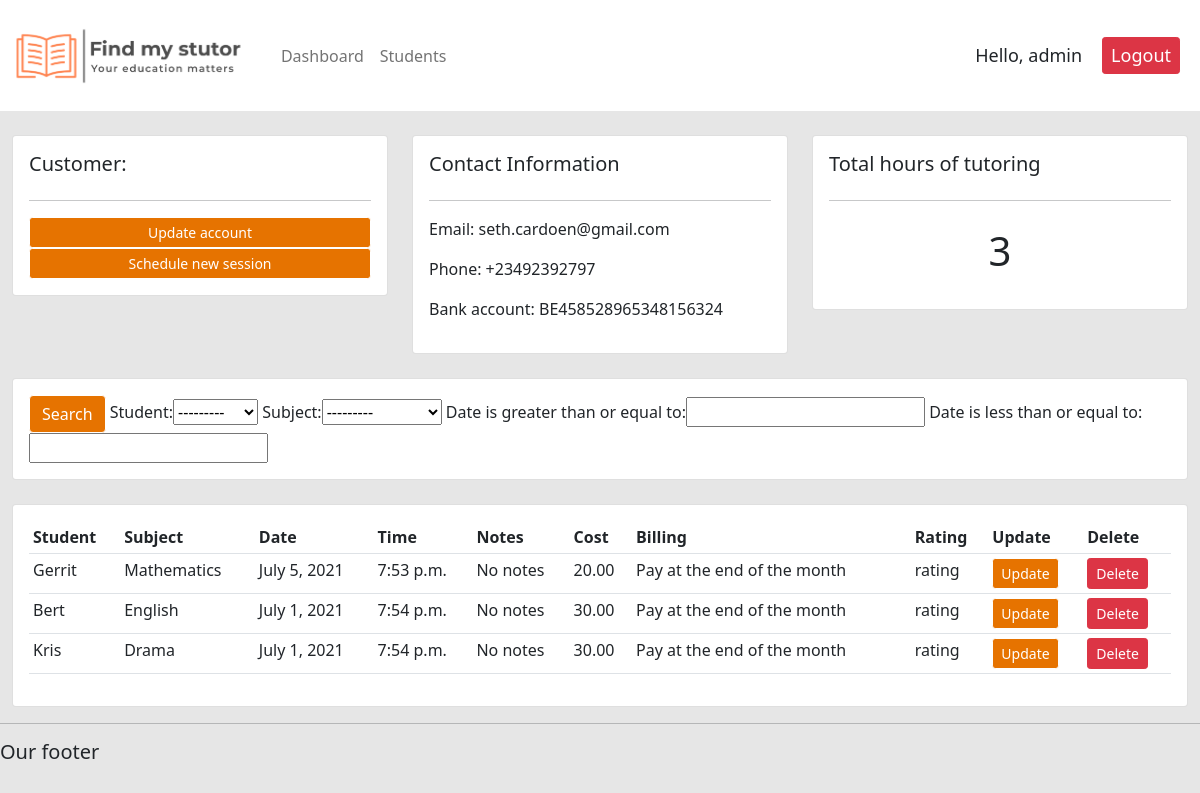
The page /tutor/1/ (signed in) on the database as committed earlier.
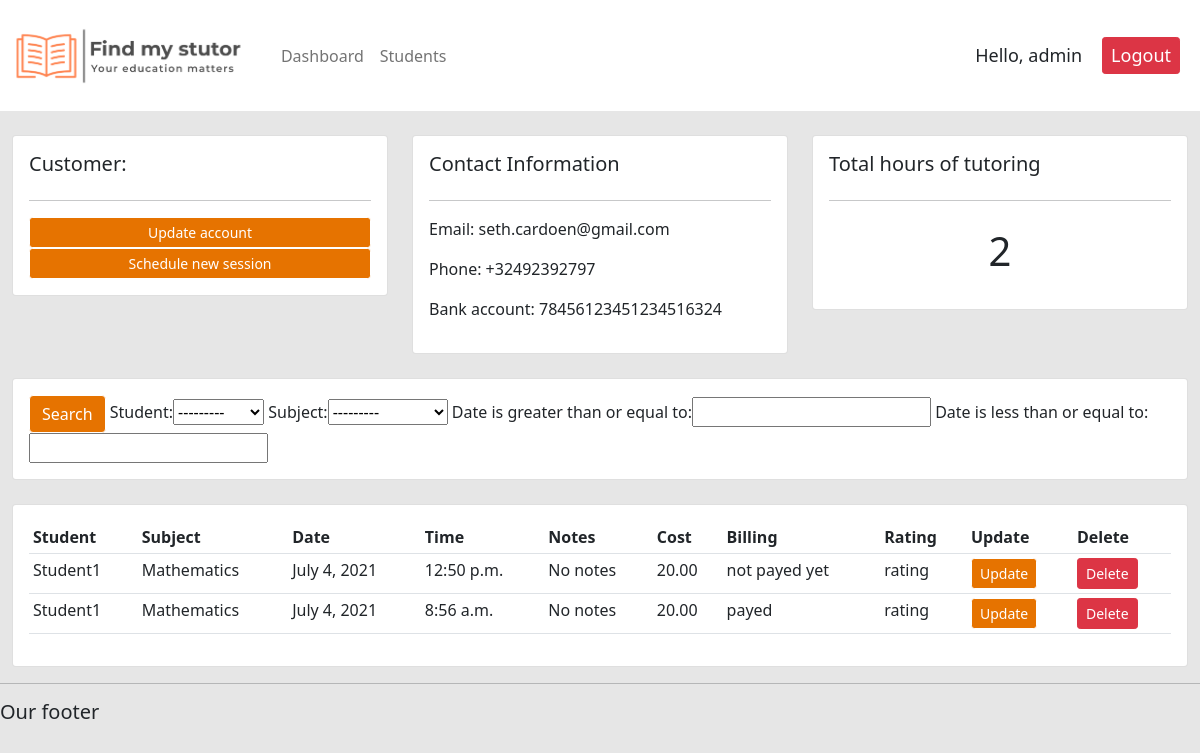
The same page on the database as committed later.
### stutor/models.py (models this page shows, shortened)
class tutor(models.Model):
    user = models.OneToOneField(User, null=True, blank=True, on_delete=models.CASCADE) #one to one, 1 tutor per user, en 1 user per tutor
    name = models.CharField(max_length=200, null=True)
    surname = models.CharField(max_length=200, null=True)
    age = models.PositiveSmallIntegerField(null=True)
    phone_number = PhoneNumberField(null=True, blank =True)
    email = models.EmailField(null=True)
    bank_account = models.CharField(max_length=20, null=True)
    date_created = models.DateTimeField(auto_now_add=True, null=True, blank=True)
    education_level = models.ForeignKey(education_level, on_delete=models.SET_NULL, null=True)
    subject = models.ForeignKey(subject, on_delete=models.SET_NULL, null=True)
    price_an_hour = MoneyField(decimal_places=2, default=0, default_currency='EUR', max_digits=11, null=True)
    profile_picture = models.ImageField(null=True, blank=True, default="defaultprofilepicture.jpg")

class subject(models.Model):
    subject = models.CharField(max_length=300)
    def __str__(self):
        return self.subject

class session(models.Model):
    date = models.DateField(default=datetime.now)
    time = models.TimeField(auto_now=False, auto_now_add=False)
    student = models.ForeignKey(student, null=True, on_delete=models.SET_NULL)
    subject = models.ForeignKey(subject, on_delete=models.SET_NULL, null=True)
    tutor = models.ForeignKey(tutor, null=True, on_delete=models.SET_NULL)
    notes = models.FileField(null=True, blank=True, default="No notes")
    description = models.CharField(max_length=300, null=True, blank=True, default="No description")
    price_an_hour = MoneyField(decimal_places=2, default=0, default_currency='EUR', max_digits=11, null=True)
    current_status = models.ForeignKey(status, on_delete=models.SET_NULL, null=True)

class student(models.Model):
    name = models.CharField(max_length= 200, null=True)
    surname = models.CharField(max_length=200, null=True)
    age = models.PositiveSmallIntegerField(null=True)
    phone_number = PhoneNumberField(null=True, blank = True)
    email = models.EmailField(null=True)
    date_created = models.DateTimeField(auto_now_add=True, null=True)
    education_level = models.ForeignKey(education_level, on_delete=models.SET_NULL, null=True)
    subject = models.ForeignKey(subject, on_delete=models.SET_NULL, null=True)
    def __str__(self):
        return self.name

class status(models.Model):
    current_status = models.CharField(max_length=300, null=True)
    def __str__(self):
        return self.current_status

### stutor/decorators.py (the view)
        def wrapper_func(request,*args, **kwargs):
            group = None
            if request.user.groups.exists():
                group = request.user.groups.all()[0].name # group krijgt de waarde van de group waar de user in zit
            if group in allowed_roles:  #als de group toegang heeft --> render the view
                return view_func(request,*args, **kwargs)
            else:
                return HttpResponse('You are not authorized to view this page')

### stutor/views.py (called while the page is built)
@login_required(login_url='login')
@allowed_users(allowed_roles=['admin', 'tutor'])
def tutor_page(request, pk_tutor):
    tuto_spe = tutor.objects.get(id=pk_tutor)
    email = tuto_spe.email #atribute opvragen van de classe zelf
    phone = tuto_spe.phone_number
    bac = tuto_spe.bank_account
    session = tuto_spe.session_set.all()
    ses_count = session.count()
    tutor_page_filter = session_filter(request.GET, queryset=session) #trow the data in the filter --> filter
    session = tutor_page_filter.qs # output the filtered data --> redefine it
    all = {
        'tuto_spe': tuto_spe,
        'email': email,
        'phone': phone,
        'bac': bac,
        'session': session,
        'ses_count': ses_count,
        'tutor_page_filter': tutor_page_filter,
    }
    return render(request, 'stutor/tutor.html', all)

### stutor/templates/stutor/tutor.html (shortened to what this page needs)
{% extends 'stutor/main.html'%}
{% block content %}
<br>
<div class="row">
	<div class="col-md">
		<div class="card card-body">
			<h5>Customer:</h5>
			<hr>
			<a class="btn btn-primary  btn-sm btn-block" href="">Update account</a>
			<a class="btn btn-primary  btn-sm btn-block" href="{% url 'create_session' tuto_spe.id %}">Schedule new session</a>
		</div>
	</div>
	<div class="col-md">
		<div class="card card-body">
			<h5>Contact Information</h5>
			<hr>
			<p>Email: {{email}}</p>
			<p>Phone: {{phone}}</p>
            <p>Bank account: {{bac}}</p>
		</div>
	</div>
	<div class="col-md">
		<div class="card card-body">
			<h5>Total hours of tutoring</h5>
			<hr>
			<h1 style="text-align: center;padding: 10px">{{ses_count}}</h1>
		</div>
	</div>
</div>
<br>
<div class="row">
	<div class="col">
		<div class="card card-body">
			<form method="get">
		    <button class="btn btn-primary" type="submit">Search</button>
				{{tutor_page_filter.form}}
		  </form>
		</div>
	</div>
</div>
<br>
<div class="row">
	<div class="col-md">
		<div class="card card-body">
			<table class="table table-sm">
				<tr>
					<th>Student</th>
                    <th>Subject</th>
					<th>Date</th>
					<th>Time</th>
					<th>Notes</th>
					<th>Cost</th>
					<th>Billing</th>
					<th>Rating</th>
					<th>Update</th>
					<th>Delete</th>
				</tr>
				{% for i in session %}
				<tr>
					<td>{{i.student}}</td>
					<td>{{i.subject}}</td>
					<td>{{i.date}}</td>
					<td>{{i.time}}</td>
					<td>{{i.notes}}</td>
					<td>{{i.price_an_hour}}</td>
					<td>{{i.current_status}}</td>
					<td>rating</td>
					<td> <a class="btn btn-primary  btn-sm btn-block" href="{% url 'update_session' i.id %}">Update</a> </td>
					<td> <a class="btn btn-danger  btn-sm btn-block" href="{% url 'delete_session' i.id %}">Delete</a> </td>
				{% endfor %}
			</table>
		</div>
	</div>
</div>
{% endblock%}

Rows that differ between the two databases and show on the page:
removed session: student "Gerrit", subject "Mathematics", date "July 5, 2021", time "7:53 p.m.", notes "No notes", price_an_hour "20.00", current_status "Pay at the end of the month"
removed session: student "Bert", subject "English", date "July 1, 2021", time "7:54 p.m.", notes "No notes", price_an_hour "30.00", current_status "Pay at the end of the month"
removed session: student "Kris", subject "Drama", date "July 1, 2021", time "7:54 p.m.", notes "No notes", price_an_hour "30.00", current_status "Pay at the end of the month"
changed tutor "seth.cardoen@gmail.com": phone_number "+23492392797" → "+32492392797"; bank_account "BE458528965348156324" → "78456123451234516324"
added session: student "Student1", subject "Mathematics", date "July 4, 2021", time "12:50 p.m.", notes "No notes", price_an_hour "20.00", current_status "not payed yet"
added session: student "Student1", subject "Mathematics", date "July 4, 2021", time "8:56 a.m.", notes "No notes", price_an_hour "20.00", current_status "payed"
Other text that changed with them:
{{ ses_count }}: "3" → "2"
